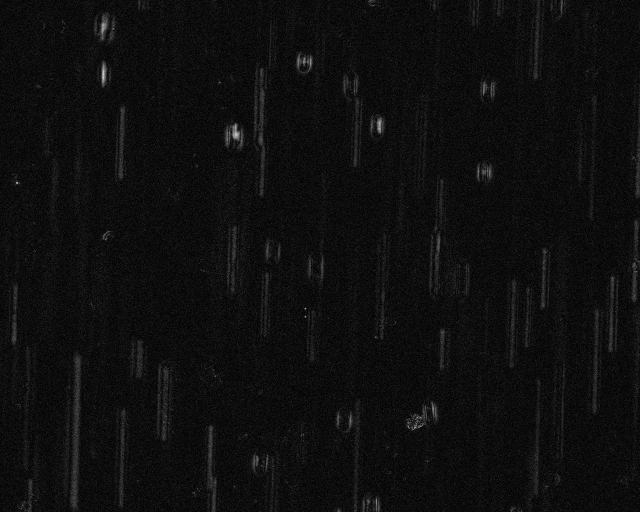
//> input picture 65284.png, 1280 x 1024 px (shown at 1/2 size)
$ ./65284-2   (built with g++ and OpenCV 4)
//> lines starting //> are read from the running program, lines starting //| are printed output that depends on the picture; after the words box and inside, x2 and y2 are one past the last pixel; in counts of white or black regions, pixels touching at a corner belong together
//> further down, src is the input picture: 1024 rows x 1280 cols, CV_8UC3; min 0, max 242, mean 14.4
#include <opencv2/core/utility.hpp>
#include "opencv2/imgproc.hpp"
#include "opencv2/imgcodecs.hpp"
#include "opencv2/highgui.hpp"
#include <iostream>

using namespace cv;
using namespace std;

Mat src,gray,small,srcclone;

static void detect(Mat img)
{
    Mat bw;
    threshold(img, bw, 1, 255, THRESH_BINARY + THRESH_OTSU);
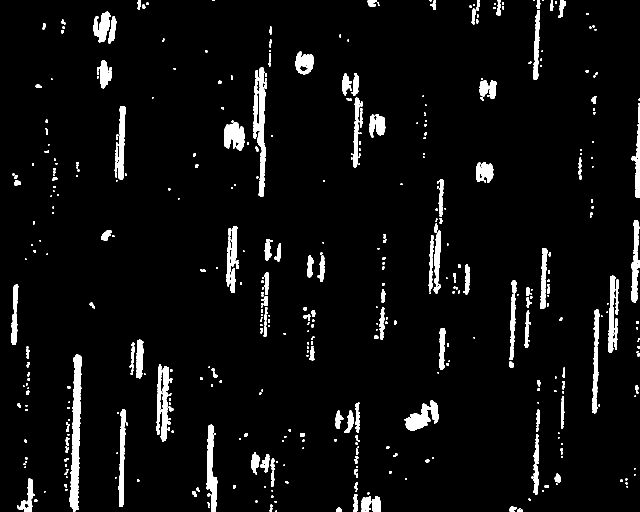
//> bw: 1024 rows x 1280 cols, CV_8UC1 (shown at 1/2 size); 5.1% white; 492 white regions (223 under 20 px)

    vector<Vec4i> hierarchy;
    vector<vector<Point> > contours;

    findContours(bw, contours, hierarchy, CV_RETR_LIST, CV_CHAIN_APPROX_SIMPLE);
//> contours = 507 contours, 318 with area under 20; largest, box (x1, y1, x2, y2) and area: (139, 709, 164, 1024) 4157, (507, 135, 532, 393) 2930, (313, 729, 341, 883) 2164, (413, 849, 435, 1024) 1889, (809, 801, 877, 862) 1879
    srcclone=src.clone();
    Rect minRect;

    for (size_t i = 0; i < contours.size(); ++i)
    {
        // Calculate the area of each contour
        double area = contourArea(contours[i]);
        // Ignore contours that are too small or too large
        // if (area < 1e2 || 1e5 < area) continue;

        minRect = boundingRect( Mat(contours[i]) );

        if (minRect.height < 20 ) continue;

        Scalar color= Scalar(0,255,0);

        if (minRect.height < 30 | minRect.height > minRect.width*2) continue; //color= Scalar(0,0,255);

        rectangle( srcclone, minRect,color , 2, 8 );

        // Draw each contour only for visualisation purposes
        //  drawContours(srcclone, contours, static_cast<int>(i), Scalar(0, 0, 255), 2, 8, hierarchy, 0);
        // Find the orientation of each shape
    }
//> this loop made 507 passes
//> (area, minRect) on passes 2 to 4: (39.5, Rect(1034, 1016, 12, 8)), (68.5, Rect(672, 1015, 12, 9)), (26.5, Rect(539, 1015, 6, 9))
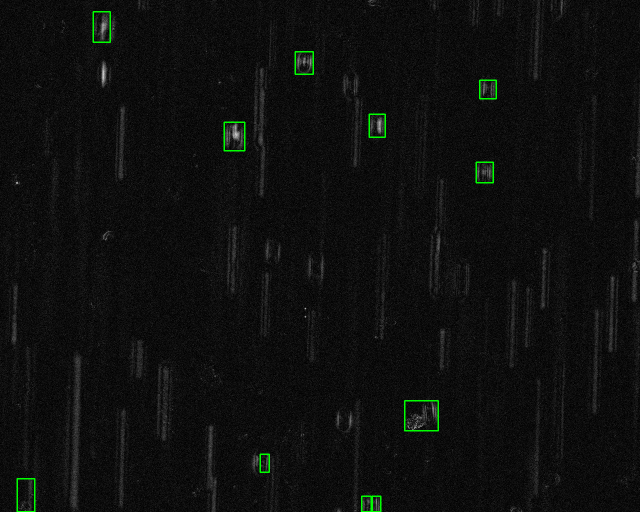
//> srcclone: 1024 rows x 1280 cols, CV_8UC3 (shown at 1/2 size); 0.39% of pixels changed, all inside (x1, y1, x2, y2) = (33, 22, 994, 1024)

    imwrite("result.jpg",srcclone);
    resize(srcclone,small,Size(src.cols/2,src.rows/2));
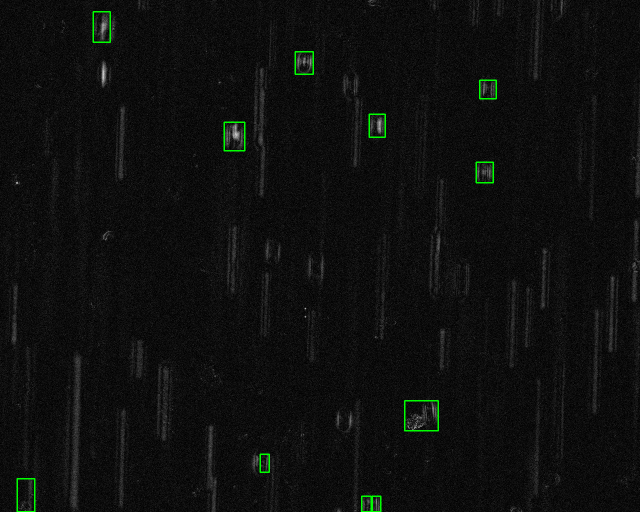
//> small: 512 rows x 640 cols, CV_8UC3; mean B, G, R 14.4, 15.4, 14.4


    imshow( "Connected Components", small );
}


int main( int argc, char** argv )
{
    char* filename = argc >= 2 ? argv[1] : (char*)"65284.png";
    src = imread(filename);
    if(src.empty())
    {
        cout << "Could not read input image file: " << endl;
        return -1;
    }


    cvtColor( src, gray, COLOR_BGR2GRAY );


    GaussianBlur(gray,gray,Size(5,5),1,1);
    Mat kernel = Mat::ones(3, 3, CV_8UC1);
    dilate(gray, gray, kernel);

    namedWindow( "Connected Components", 1 );

    detect(gray);

    waitKey(0);
    return 0;
}
